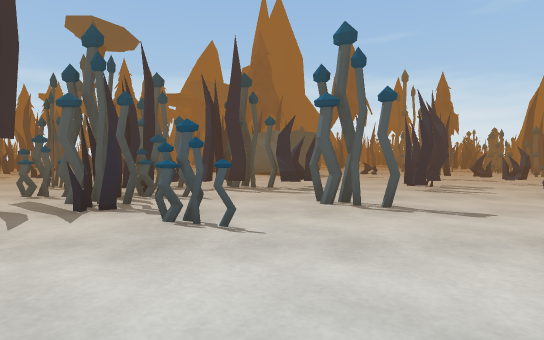
[1] (above)

21 first-person views from a walk through a scene from a Unity 3-D project. The camera is 1.3 m above the floor, tilts 2° down and sees 80° across. The floor is counted in squares, 2 m on a side. Each view is taken from the middle of a square. On the plan, view 1 faces up. The plan holds only what a view shows up to about 10 squares ahead; the rest is blank. The place goes on beyond the plan. The player character is not drawn. Some surface patterns are stand-ins.

[2]
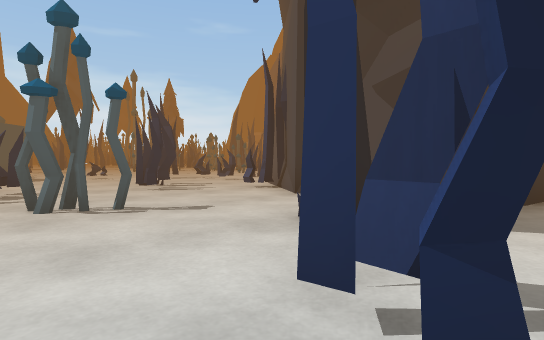

[3]
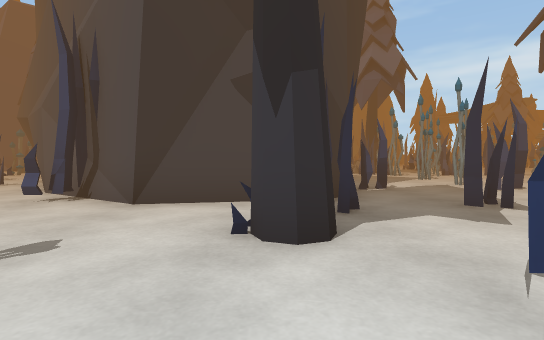

[4]
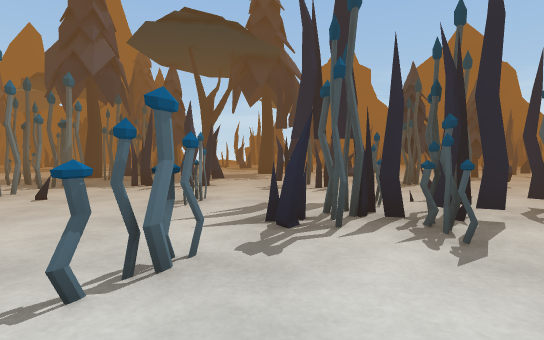

[5]
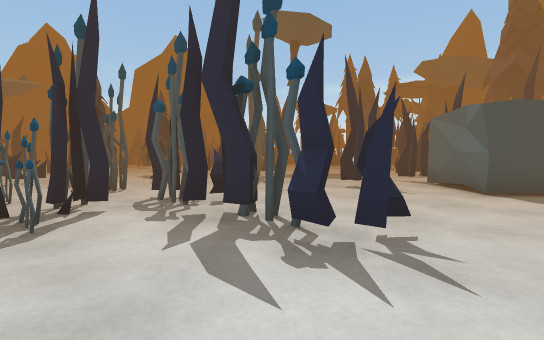

[6]
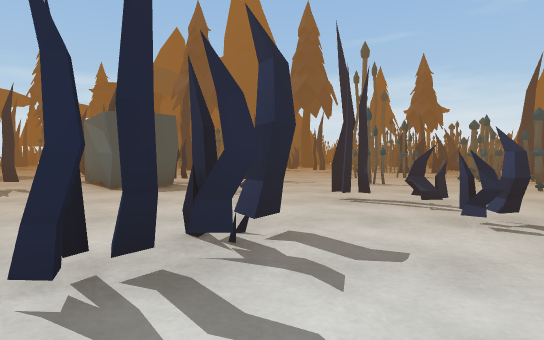

[7]
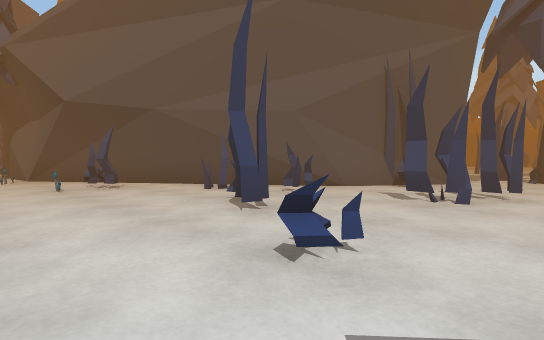

[8]
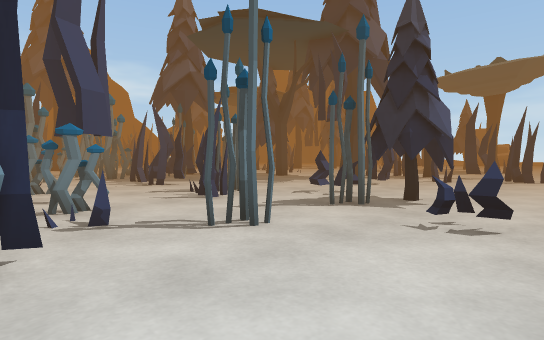

[9]
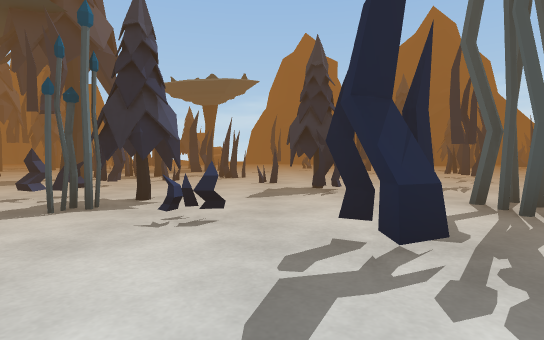

[10]
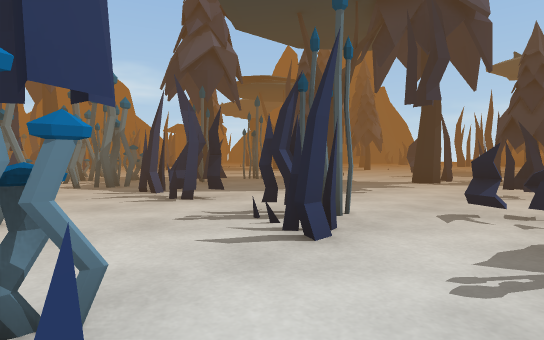

[11]
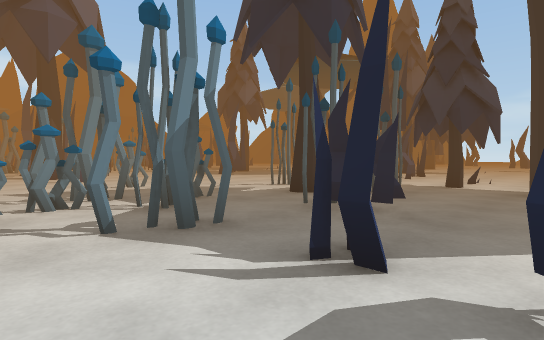

[12]
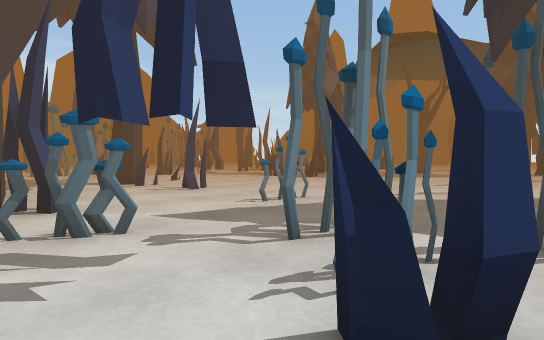

[13]
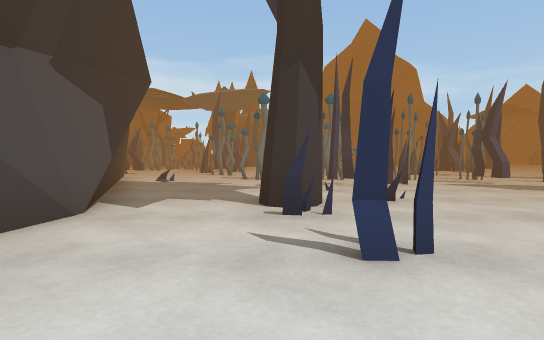

[14]
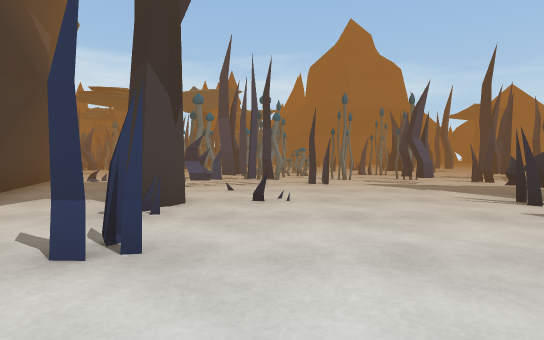

[15]
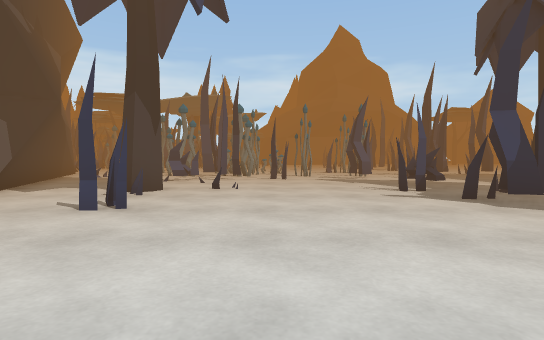

[16]
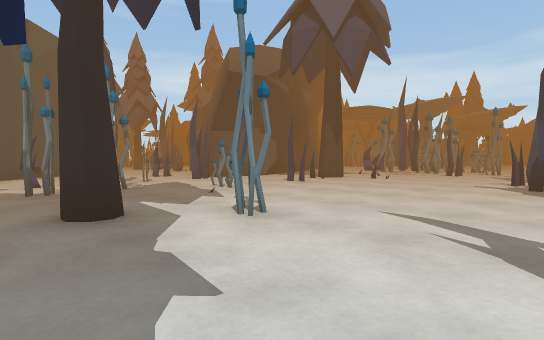

[17]
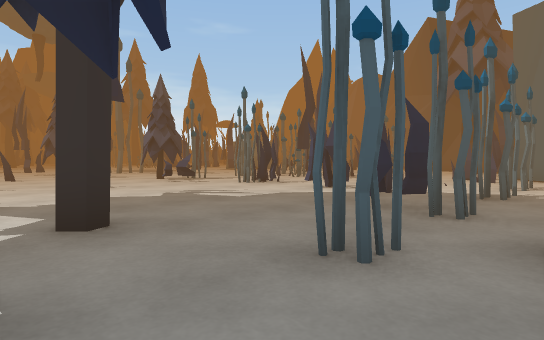

[18]
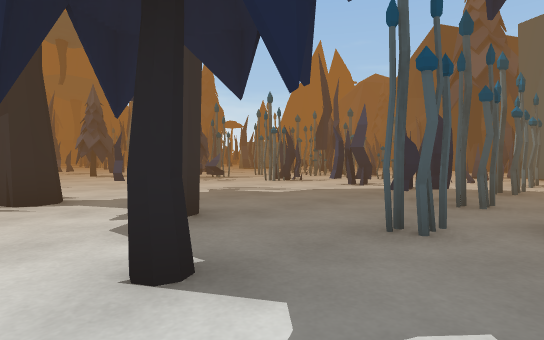

[19]
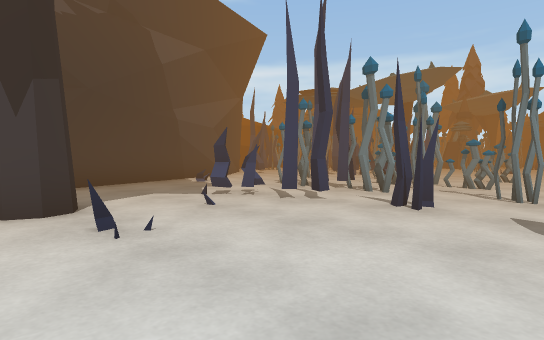

[20]
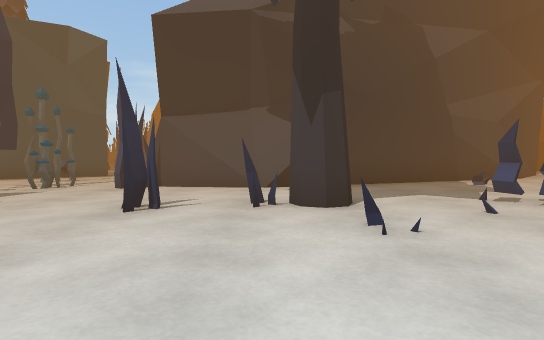

[21]
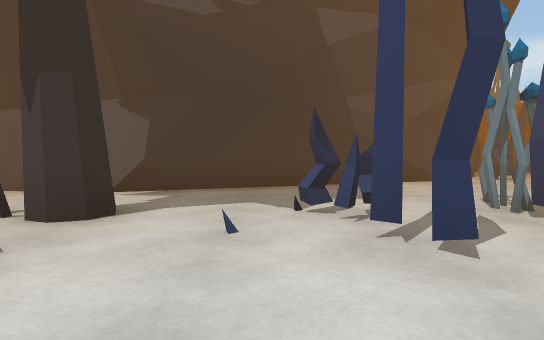

### Floor plan
Key: @ floor where view 1 was taken; # wall or solid block; x gap in a wall; . floor; = window, fence, low wall or low ledge; O other object.
Columns run from 14 left of view 1 to 15 right of it. Each row starts with its distance up from view 1.
 13   .. .##.  ...OO.....O...O
 12   ..........#..O...........O.O
 11  ...O....#.......=......#..###
 10  .#................##...####
  9 #.......#...........x.#.##
  8 #.....O....##.....#.#.###
  7 .#....#O.O.O.#x#.##..##
  6  ..#..#...##O.......##
  5 .......#xx##...O...##
  4 xO..........#......#
  3 ..........O..O.....#
  2 .......#.........O.##
  1 ..#....#....#.....#.##
  0 .O...#....=..#@#.....#..
 -1 ...O.O.O.O...#   .##.....
 -2 ....O..O....##      .....
 -3 ......OOOx...#      x#O.O
 -4 ...O.....#.O.
 -5 ......O..O...
 -6 ......O.....
 -7  .........#
 -8 ......#...#
 -9 #.........#
-10 =......#..#
-11 ##...=.O..#
-12 ##........##
-13 ...........#
-14 ....##x#...#
-15 .#........=##
-16 .O.O.O#O....#
-17    ..O......#

Where each view was taken, in squares from view 1:
view 1: 0 up, 0 right, facing up
view 2: 0 up, 0 right, facing up-right
view 3: 2 up, 0 right, facing right
view 4: 4 up, 1 right, facing left
view 5: 5 up, 2 right, facing up-left
view 6: 5 up, 4 right, facing up
view 7: 13 up, 2 right, facing down-right
view 8: 10 up, 3 left, facing down-left
view 9: 10 up, 3 left, facing left
view 10: 7 up, 4 left, facing down-left
view 11: 2 up, 5 left, facing down-left
view 12: 2 down, 4 left, facing down-left
view 13: 6 down, 7 left, facing down
view 14: 6 down, 9 left, facing down
view 15: 4 down, 10 left, facing down
view 16: 1 down, 14 left, facing down-right
view 17: 2 down, 13 left, facing up-right
view 18: 2 down, 14 left, facing up-right
view 19: 10 down, 12 left, facing down-right
view 20: 10 down, 12 left, facing right
view 21: 13 down, 11 left, facing right
